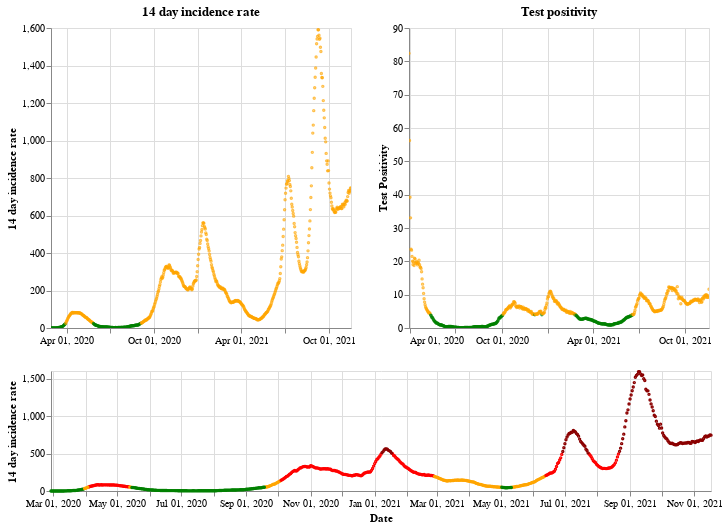

Source (notebook cell):
### Markdown cell above
## Scotland

### Code cell
plot_traffic_light('Scotland')

### Figure 1 — Vega-Lite specification as saved in the notebook (floating-point values rounded to 4 significant figures; data arrays with more than 128 entries replaced by an {"elided": "..."} marker saying what was removed)
{"config": {"view": {"continuousWidth": 400, "continuousHeight": 300}}, "vconcat": [{"hconcat": [{"mark": {"type": "point", "size": 2}, "encoding": {"color": {"condition": {"value": "green", "test": "(datum.twoWeeklyCasesRate <= 25)"}, "value": "orange"}, "tooltip": [{"type": "nominal", "field": "areaName"}, {"type": "temporal", "field": "date"}, {"type": "quantitative", "field": "twoWeeklyCasesRate"}, {"type": "quantitative", "field": "testPositivity"}], "x": {"type": "temporal", "axis": {"title": ""}, "field": "date", "scale": {"domain": {"selection": "DateBrush"}}, "timeUnit": "yearmonthdate"}, "y": {"type": "quantitative", "axis": {"title": "14 day incidence rate"}, "field": "twoWeeklyCasesRate"}}, "title": "14 day incidence rate", "width": 300}, {"mark": {"type": "point", "size": 2}, "encoding": {"color": {"condition": {"value": "green", "test": "(datum.testPositivity <= 4)"}, "value": "orange"}, "tooltip": [{"type": "nominal", "field": "areaName"}, {"type": "temporal", "field": "date"}, {"type": "quantitative", "field": "twoWeeklyCasesRate"}, {"type": "quantitative", "field": "testPositivity"}], "x": {"type": "temporal", "axis": {"title": ""}, "field": "date", "scale": {"domain": {"selection": "DateBrush"}}, "timeUnit": "yearmonthdate"}, "y": {"type": "quantitative", "axis": {"title": "Test Positivity"}, "field": "testPositivity"}}, "title": "Test positivity", "width": 300}]}, {"layer": [{"mark": {"type": "point", "size": 2}, "encoding": {"color": {"condition": {"value": "orange", "test": "(((datum.testPositivity < 4) && (datum.twoWeeklyCasesRate >= 50)) && (datum.twoWeeklyCasesRate < 200))"}, "value": "red"}, "opacity": {"condition": {"value": 1, "test": "((datum.twoWeeklyCasesRate >= 50) && (datum.twoWeeklyCasesRate < 500))"}, "value": 0}, "tooltip": [{"type": "nominal", "field": "areaName"}, {"type": "temporal", "field": "date"}, {"type": "quantitative", "field": "twoWeeklyCasesRate"}, {"type": "quantitative", "field": "testPositivity"}], "x": {"type": "temporal", "axis": {"title": "Date"}, "field": "date", "timeUnit": "yearmonthdate"}, "y": {"type": "quantitative", "axis": {"title": "14 day incidence rate"}, "field": "twoWeeklyCasesRate"}}, "selection": {"DateBrush": {"type": "interval", "encodings": ["x"], "fields": ["Time"]}}}, {"mark": {"type": "point", "size": 2}, "encoding": {"color": {"value": "darkred"}, "opacity": {"condition": {"value": 1, "test": "(datum.twoWeeklyCasesRate >= 500)"}, "value": 0}, "tooltip": [{"type": "nominal", "field": "areaName"}, {"type": "temporal", "field": "date"}, {"type": "quantitative", "field": "twoWeeklyCasesRate"}, {"type": "quantitative", "field": "testPositivity"}], "x": {"type": "temporal", "axis": {"title": "Date"}, "field": "date", "timeUnit": "yearmonthdate"}, "y": {"type": "quantitative", "axis": {"title": "14 day incidence rate"}, "field": "twoWeeklyCasesRate"}}}, {"mark": {"type": "point", "size": 2}, "encoding": {"color": {"condition": {"value": "green", "test": "((datum.testPositivity < 4) && (datum.twoWeeklyCasesRate < 50))"}, "value": "orange"}, "opacity": {"condition": {"value": 1, "test": "(datum.twoWeeklyCasesRate < 50)"}, "value": 0}, "tooltip": [{"type": "nominal", "field": "areaName"}, {"type": "temporal", "field": "date"}, {"type": "quantitative", "field": "twoWeeklyCasesRate"}, {"type": "quantitative", "field": "testPositivity"}], "x": {"type": "temporal", "axis": {"title": "Date"}, "field": "date", "timeUnit": "yearmonthdate"}, "y": {"type": "quantitative", "axis": {"title": "14 day incidence rate"}, "field": "twoWeeklyCasesRate"}}}], "height": 120, "width": 660}], "data": {"name": "data-541483ba8c8e5a6dcbe9fd9ed7c1da60"}, "$schema": "https://vega.github.io/schema/vega-lite/v4.8.1.json", "datasets": {"data-541483ba8c8e5a6dcbe9fd9ed7c1da60": {"elided": "629 records"}}}
